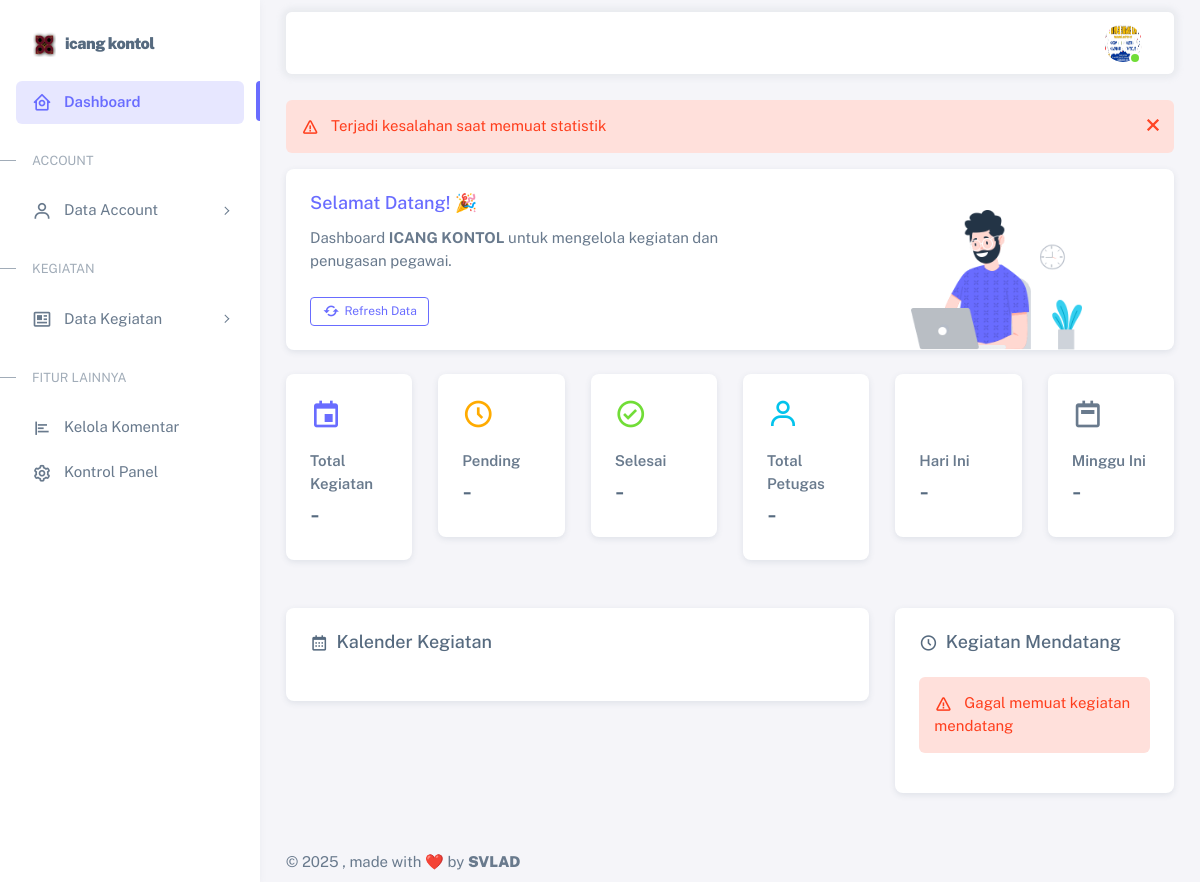
The app's page /dashboard/admin/index.php (signed in), older data.
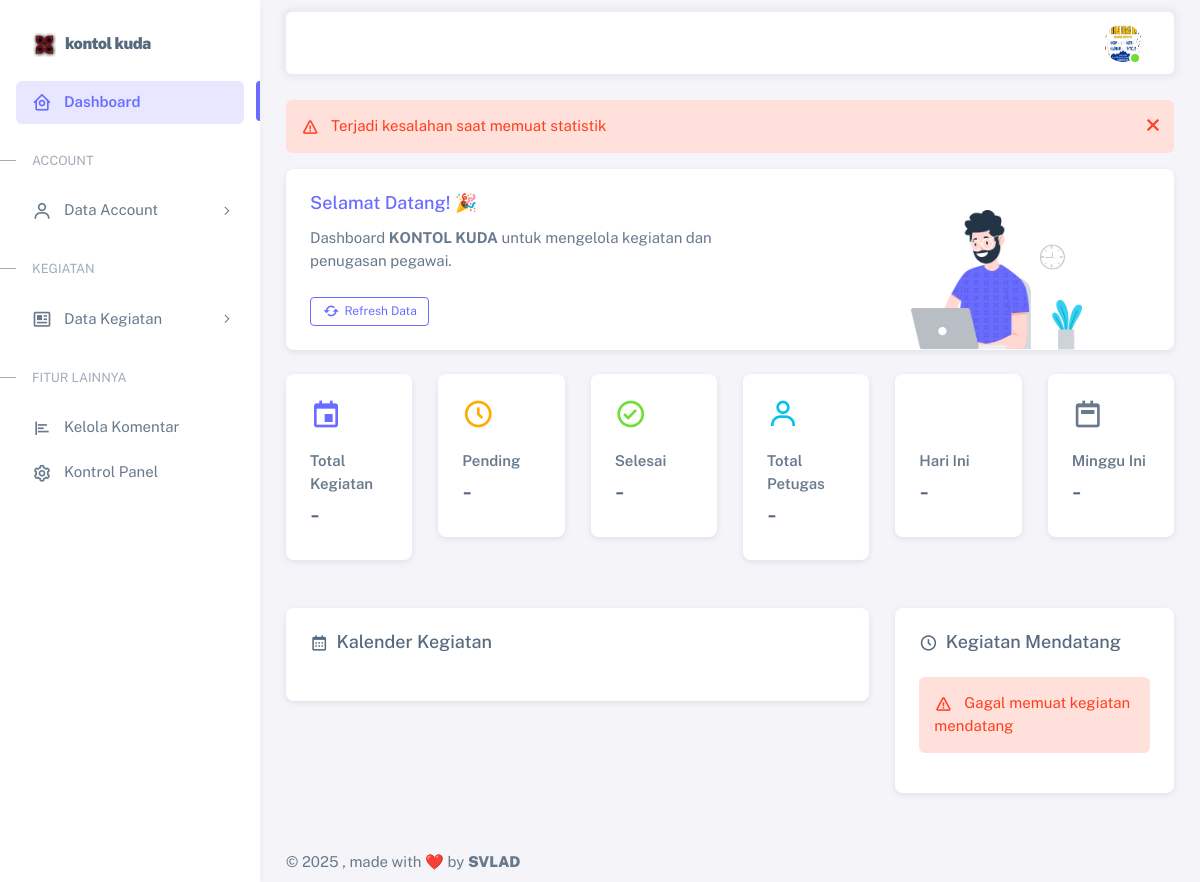
The same page, newer data.
### tables this page shows
CREATE TABLE `tb_appsetting` (
  `id_appsetting` bigint(11) NOT NULL,
  `name` varchar(255) NOT NULL,
  `logo` text DEFAULT NULL,
  `name_header` varchar(255) DEFAULT NULL,
  `description_header` varchar(255) DEFAULT NULL,
  `background_header` text DEFAULT NULL,
  `video_header` text DEFAULT NULL,
  `foto_tentang_kami` text DEFAULT NULL,
  `judul_tentang_kami` varchar(255) DEFAULT NULL,
  `deskripsi_tentang_kami` text DEFAULT NULL,
  `background_testimonial` varchar(255) DEFAULT '',
  `alamat` text DEFAULT '\'\'',
  `phone` varchar(50) DEFAULT '',
  `email` varchar(100) DEFAULT '',
  `twitter_link` varchar(255) DEFAULT '',
  `facebook_link` varchar(255) DEFAULT '',
  `instagram_link` varchar(255) DEFAULT ''
);

CREATE TABLE `tb_user` (
  `id` int(11) NOT NULL,
  `nama` varchar(255) NOT NULL,
  `email` varchar(255) NOT NULL,
  `nohp` varchar(20) NOT NULL,
  `role` enum('admin','petugas') NOT NULL DEFAULT 'petugas',
  `password` varchar(255) NOT NULL,
  `photo_profile` varchar(500) DEFAULT NULL,
  `created_at` timestamp NOT NULL DEFAULT current_timestamp(),
  `updated_at` timestamp NULL DEFAULT current_timestamp() ON UPDATE current_timestamp()
);

### dashboard/admin/controller/IndexController.php (called while the page is built, shortened)
<?php
function getAppSetting($pdo)
{
    try {
        $sql = "SELECT * FROM tb_appsetting ORDER BY id_appsetting DESC LIMIT 1";
        $stmt = $pdo->prepare($sql);
        $stmt->execute();
        $result = $stmt->fetch(PDO::FETCH_ASSOC);
        return $result;
    } catch (Exception $e) {
        return [
            'id_appsetting' => 0,
            'name' => 'Sumbar Protokol INTEGRETED',
            'logo' => 'favicon.ico'
        ];
    }
}

### dashboard/admin/index.php (the view, shortened to what the rows shown need)
<?php
include '../../db/koneksi.php';
include 'controller/IndexController.php';
$appSetting = getAppSetting($pdo);
?>
<!DOCTYPE html>
<html lang="en" class="light-style layout-menu-fixed" dir="ltr" data-theme="theme-default" data-assets-path="assets/"
    data-template="vertical-menu-template-free">
<head>
    <link rel="stylesheet" href="assets/vendor/fonts/boxicons.css" />
    <link rel="stylesheet" href="assets/vendor/css/core.css" class="template-customizer-core-css" />
    <link rel="stylesheet" href="assets/vendor/css/theme-default.css" class="template-customizer-theme-css" />
    <link rel="stylesheet" href="assets/css/demo.css" />
    <link rel="stylesheet" href="assets/vendor/libs/perfect-scrollbar/perfect-scrollbar.css" />
    <link rel="stylesheet" href="assets/vendor/libs/apex-charts/apex-charts.css" />
    <link href="https://cdn.jsdelivr.net/npm/fullcalendar@6.1.8/index.global.min.css" rel="stylesheet" />
    <link href="https://cdnjs.cloudflare.com/ajax/libs/limonte-sweetalert2/11.7.3/sweetalert2.min.css"
        rel="stylesheet" />
</head>
<body>
    <div class="layout-wrapper layout-content-navbar">
        <div class="layout-container">
            <?php include 'components/menu.php'; ?>
            <div class="layout-page">
                <?php include 'components/navbar.php'; ?>
                <div class="content-wrapper">
                    <div class="container-xxl flex-grow-1 container-p-y">
                        <div class="row">
                            <div class="col-lg-12 mb-4 order-0">
                                <div class="card">
                                    <div class="d-flex align-items-end row">
                                        <div class="col-sm-7">
                                            <div class="card-body">
                                                <p class="mb-4">
                                                    Dashboard <span
                                                        class="fw-bold"><?php echo htmlspecialchars($appSetting['name']); ?></span>
                                                    untuk mengelola kegiatan dan penugasan pegawai.
                                                </p>
                                            </div>
                                        </div>
                                    </div>
                                </div>
                            </div>
                        </div>
                    </div>
                </div>
            </div>
        </div>
    </div>
</body>
</html>

### dashboard/admin/components/menu.php (shortened to what the rows shown need)
<aside id="layout-menu" class="layout-menu menu-vertical menu bg-menu-theme">
    <div class="app-brand demo">
        <a href="index.php" class="app-brand-link">
            <span class="app-brand-logo demo">
                <?php if (!empty($appSetting['logo']) && $appSetting['logo'] !== 'favicon.ico'): ?>
                    <img src="../../assets/img/favicon/<?php echo htmlspecialchars($appSetting['logo']); ?>" alt="Logo"
                        width="25" height="25" style="object-fit: contain;">
                <?php endif; ?>
            </span>
            <span class="app-brand-text demo menu-text fw-bolder ms-2" id="appBrandText"
                title="<?php echo htmlspecialchars($appSetting['name']); ?>">
                <?php echo htmlspecialchars($appSetting['name']); ?>
            </span>
        </a>
    </div>
</aside>

### dashboard/admin/components/navbar.php (shortened to what the rows shown need)
<?php
$user_id = $_SESSION['user_id'];
$query = "SELECT * FROM tb_user WHERE id = ?";
$stmt = $pdo->prepare($query);
$stmt->execute([$user_id]);
$user_data = $stmt->fetch(PDO::FETCH_ASSOC);
$photo_profile = !empty($user_data['photo_profile']) ? $user_data['photo_profile'] : '../../assets/img/avatars/1.png';
?>
<nav class="layout-navbar container-xxl navbar navbar-expand-xl navbar-detached align-items-center bg-navbar-theme"
    id="layout-navbar">
    <div class="navbar-nav-right d-flex align-items-center" id="navbar-collapse">
        <ul class="navbar-nav flex-row align-items-center ms-auto">
            <li class="nav-item navbar-dropdown dropdown-user dropdown">
                <a class="nav-link dropdown-toggle hide-arrow" href="javascript:void(0);" data-bs-toggle="dropdown">
                    <div class="avatar avatar-online">
                        <img src="../../assets/img/avatars/<?php echo htmlspecialchars($photo_profile); ?>"
                            alt="Profile" class="rounded-circle" />
                    </div>
                </a>
            </li>
        </ul>
    </div>
</nav>

Row changes from the older to the newer data that the page shows:
changed tb_appsetting: name "icang kontol" → "kontol kuda"; name "ICANG KONTOL" → "KONTOL KUDA"
